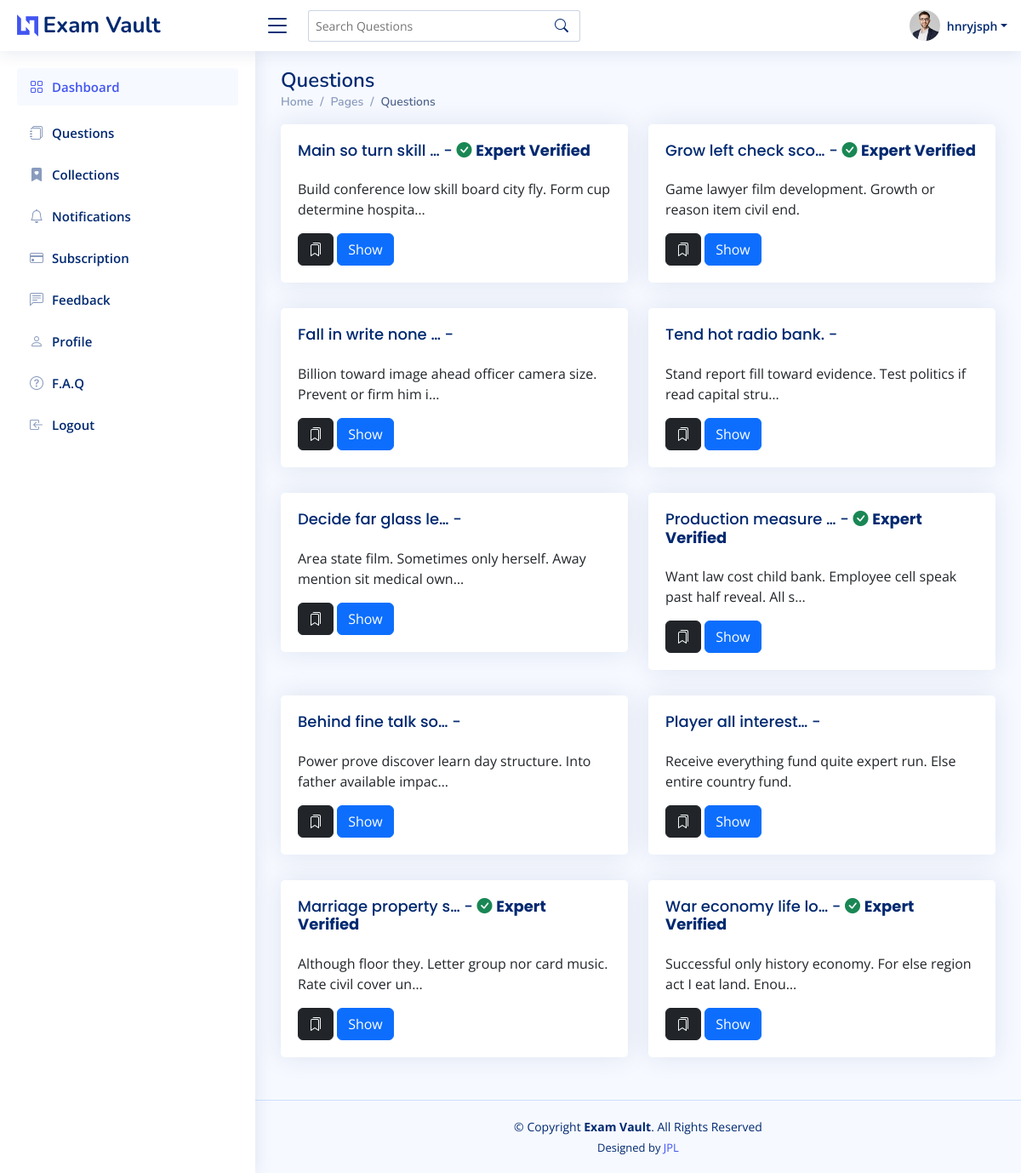
Screenshot of /questions/ (signed in) with the database file from the repository.
### users/models.py (models this page shows)
class CustomUser(AbstractUser):
    phone_number = models.CharField(max_length=20)
    gender = models.CharField(max_length = 5, choices = GENDER_CHOICES, default = '1')
    course = models.CharField(max_length = 50, default = 'None')
    university = models.CharField(max_length = 50, default = 'None')
    country = models.CharField(max_length = 50, default = 'Uganda')
    def __str__(self):
        return self.username

### questions/models.py (models this page shows, shortened)
class Question(models.Model):
    subject = models.CharField(max_length=100)
    title = models.CharField(max_length=200)
    content = models.FileField(upload_to='question_content')
    content_form_text = models.TextField()
    is_verified = models.BooleanField(default=False)
    expert = models.ForeignKey(CustomUser, on_delete=models.SET_NULL, null=True, related_name='verified_questions')
    timestamp = models.DateTimeField(auto_now_add=True)

### questions/views.py (the view, shortened to what this page needs)
# urls.py: path('questions/', include('questions.urls')),
@login_required
def questions(request):
	user = CustomUser(id = request.user.id)
	collections = user.collection_set.all()
	questions = Question.objects.all()[:10]
	context = {
		"questions": questions,
		"collections": collections
	}
	return render(request,"questions.html", context)

### questions/templates/questions.html (shortened to what this page needs)
{% extends 'base.html' %}
{% block content %}
    <div class="pagetitle">
      <h1>Questions</h1>
      <nav>
        <ol class="breadcrumb">
          <li class="breadcrumb-item"><a href="{% url 'users:home' %}">Home</a></li>
          <li class="breadcrumb-item">Pages</li>
          <li class="breadcrumb-item active">Questions</li>
        </ol>
      </nav>
    </div>
    <section class="section">
      <div class="row">
        {% for question in questions %}
        <div class="col-lg-6">
          <div class="card">
            <div class="card-body">
              <h5 class="card-title">{{ question.title|truncatechars:20 }} - {% if question.is_verified %}<i class="bi bi-check-circle-fill text-success"></i>  <b>Expert Verified</b> {% endif %}</h5>
              <p>{{question.subject|truncatechars:70}}</p>
              <button type="button" class="btn btn-dark" data-bs-toggle="modal" data-bs-target="#disablebackdrop">
               <i class="bi bi-bookmarks"></i>
              </button>
               <a href="{% url 'questions:details' id=question.id %}" class="btn btn-primary">Show</a>
            </div>
          </div>
        </div>
        {% endfor %}
      </div>
    </section>
{% endblock %}

### users/templates/base.html (shortened to what this page needs)
{% load static %}
<!DOCTYPE html>
<html lang="en">
<head>
  <link href="{% static 'assets/vendor/bootstrap/css/bootstrap.min.css' %}" rel="stylesheet">
  <link href="{% static 'assets/vendor/bootstrap-icons/bootstrap-icons.css' %}" rel="stylesheet">
  <link href="{% static 'assets/vendor/boxicons/css/boxicons.min.css' %}" rel="stylesheet">
  <link href="{% static 'assets/vendor/quill/quill.snow.css' %}" rel="stylesheet">
  <link href="{% static 'assets/vendor/quill/quill.bubble.css' %}" rel="stylesheet">
  <link href="{% static 'assets/vendor/remixicon/remixicon.css' %}" rel="stylesheet">
  <link href="{% static 'assets/vendor/simple-datatables/style.css' %}" rel="stylesheet">
  <link href="{% static 'assets/css/style.css' %}" rel="stylesheet">
</head>
<body>
  <header id="header" class="header fixed-top d-flex align-items-center">
    <div class="d-flex align-items-center justify-content-between">
      <a href="index.html" class="logo d-flex align-items-center">
        <img src="assets/img/logo.png" alt="">
        <span class="d-none d-lg-block">Exam Vault</span>
      </a>
      <i class="bi bi-list toggle-sidebar-btn"></i>
    </div>
    <div class="search-bar">
      <form class="search-form d-flex align-items-center" method="POST" action="#">
        <input type="text" name="query" placeholder="Search Questions" title="Enter search keyword">
        <button type="submit" title="Search"><i class="bi bi-search"></i></button>
      </form>
    </div>
    <nav class="header-nav ms-auto">
      <ul class="d-flex align-items-center">
        <li class="nav-item dropdown pe-3">
          <a class="nav-link nav-profile d-flex align-items-center pe-0" href="#" data-bs-toggle="dropdown">
            <img src="{% static 'assets/img/profile-img.jpg' %}" alt="Profile" class="rounded-circle">
            <span class="d-none d-md-block dropdown-toggle ps-2">{{request.user}}</span>
          </a>
        </li>
      </ul>
    </nav>
  </header>
  <aside id="sidebar" class="sidebar">
    <ul class="sidebar-nav" id="sidebar-nav">
      <li class="nav-item">
        <a class="nav-link " href="{% url 'users:dashboard' %}">
          <i class="bi bi-grid"></i>
          <span>Dashboard</span>
        </a>
      </li>
      <li class="nav-item">
        <a class="nav-link collapsed" href="{% url 'questions:questions' %}">
          <i class="bi bi-journals"></i>
          <span>Questions</span>
        </a>
      </li>
      <li class="nav-item">
        <a class="nav-link collapsed" href="{% url 'questions:collections' %}">
          <i class="bi bi-bookmark-heart-fill"></i>
          <span>Collections</span>
        </a>
      </li>
      <li class="nav-item">
        <a class="nav-link collapsed" href="{% url 'notifications:notifications' %}">
          <i class="bi bi-bell"></i>
          <span>Notifications</span>
        </a>
      </li>
      <li class="nav-item">
        <a class="nav-link collapsed" href="{% url 'subscription:subscription' %}">
          <i class="bi bi-credit-card"></i>
          <span>Subscription</span>
        </a>
      </li>
       <li class="nav-item">
        <a class="nav-link collapsed" href="{% url 'users:contact' %}">
          <i class="bi bi-chat-left-text"></i>
          <span>Feedback</span>
        </a>
      </li>
      <li class="nav-item">
        <a class="nav-link collapsed" href="{% url 'users:profile' %}">
          <i class="bi bi-person"></i>
          <span>Profile</span>
        </a>
      </li>
      <li class="nav-item">
        <a class="nav-link collapsed" href="{% url 'users:faq' %}">
          <i class="bi bi-question-circle"></i>
          <span>F.A.Q</span>
        </a>
      </li>
      <li class="nav-item">
        <a class="nav-link collapsed" href="{% url 'users:logout' %}">
          <i class="bi bi-box-arrow-in-left"></i>
          <span>Logout</span>
        </a>
      </li>
    </ul>
  </aside>
  <main id="main" class="main">
    <section class="section dashboard">
    {% block content %}
    {% endblock %}
    </section>
  </main>
  <footer id="footer" class="footer">
    <div class="copyright">
      &copy; Copyright <strong><span>Exam Vault</span></strong>. All Rights Reserved
    </div>
    <div class="credits">
      Designed by <a href="">JPL</a>
    </div>
  </footer>
</body>
</html>

### users/static/assets/css/style.css (style rules this page uses)
:root { scroll-behavior: smooth; }
body { font-family: "Open Sans", sans-serif; background: #f6f9ff; color: #444444; }
a { color: #4154f1; text-decoration: none; }
h1, h2, h3, h4, h5, h6 { font-family: "Nunito", sans-serif; }
#main { margin-top: 60px; padding: 20px 30px; transition: all 0.3s; }
.pagetitle { margin-bottom: 10px; }
.pagetitle h1 { font-size: 24px; margin-bottom: 0; font-weight: 600; color: #012970; }
.card { margin-bottom: 30px; border: none; border-radius: 5px; box-shadow: 0px 0 30px rgba(1, 41, 112, 0.1); }
.card-title { padding: 20px 0 15px 0; font-size: 18px; font-weight: 500; color: #012970; font-family: "Poppins", sans-serif; }
.card-body { padding: 0 20px 20px 20px; }
.breadcrumb { font-size: 14px; font-family: "Nunito", sans-serif; color: #899bbd; font-weight: 600; }
.breadcrumb a { color: #899bbd; transition: 0.3s; }
.breadcrumb .breadcrumb-item::before { color: #899bbd; }
.breadcrumb .active { color: #51678f; font-weight: 600; }
.logo { line-height: 1; }
@media (min-width: 1200px) { .logo { width: 280px; } }
.logo img { max-height: 26px; margin-right: 6px; }
.logo span { font-size: 26px; font-weight: 700; color: #012970; font-family: "Nunito", sans-serif; }
.header { transition: all 0.5s; z-index: 997; height: 60px; box-shadow: 0px 2px 20px rgba(1, 41, 112, 0.1); background-color: #fff; padding-left: 20px; }
.header .toggle-sidebar-btn { font-size: 32px; padding-left: 10px; cursor: pointer; color: #012970; }
.header .search-bar { min-width: 360px; padding: 0 20px; }
.header .search-form { width: 100%; }
.header .search-form input { border: 0; font-size: 14px; color: #012970; border: 1px solid rgba(1, 41, 112, 0.2); padding: 7px 38px 7px 8px; border-radius: 3px; transition: 0.3s; width: 100%; }
.header .search-form button { border: 0; padding: 0; margin-left: -30px; background: none; }
.header .search-form button i { color: #012970; }
.header-nav ul { list-style: none; }
.header-nav>ul { margin: 0; padding: 0; }
.header-nav .nav-profile { color: #012970; }
.header-nav .nav-profile img { max-height: 36px; }
.header-nav .nav-profile span { font-size: 14px; font-weight: 600; }
.sidebar { position: fixed; top: 60px; left: 0; bottom: 0; width: 300px; z-index: 996; transition: all 0.3s; padding: 20px; overflow-y: auto; scrollbar-width: thin; scrollbar-color: #aab7cf transparent; box-shadow: 0px 0px 20px rgba(1, 41, 112, 0.1); background-color: #fff; }
@media (min-width: 1200px) { #main, #footer { margin-left: 300px; } }
.sidebar-nav { padding: 0; margin: 0; list-style: none; }
.sidebar-nav li { padding: 0; margin: 0; list-style: none; }
.sidebar-nav .nav-item { margin-bottom: 5px; }
.sidebar-nav .nav-link { display: flex; align-items: center; font-size: 15px; font-weight: 600; color: #4154f1; transition: 0.3; background: #f6f9ff; padding: 10px 15px; border-radius: 4px; }
.sidebar-nav .nav-link i { font-size: 16px; margin-right: 10px; color: #4154f1; }
.sidebar-nav .nav-link.collapsed { color: #012970; background: #fff; }
.sidebar-nav .nav-link.collapsed i { color: #899bbd; }
.footer { padding: 20px 0; font-size: 14px; transition: all 0.3s; border-top: 1px solid #cddfff; }
.footer .copyright { text-align: center; color: #012970; }
.footer .credits { padding-top: 5px; text-align: center; font-size: 13px; color: #012970; }

### rows the page displays
CustomUser: user "hnryjsph"
Question: title "Main so turn skill …", is_verified True (drawn), subject "Build conference low skill board city fly. Form cup determine hospita…"
Question: title "Grow left check sco…", is_verified True (drawn), subject "Game lawyer film development. Growth or reason item civil end."
Question: title "Fall in write none …", subject "Billion toward image ahead officer camera size. Prevent or firm him i…"
Question: title "Tend hot radio bank.", subject "Stand report fill toward evidence. Test politics if read capital stru…"
Question: title "Decide far glass le…", subject "Area state film. Sometimes only herself. Away mention sit medical own…"
Question: title "Production measure …", is_verified True (drawn), subject "Want law cost child bank. Employee cell speak past half reveal. All s…"
Question: title "Behind fine talk so…", subject "Power prove discover learn day structure. Into father available impac…"
Question: title "Player all interest…", subject "Receive everything fund quite expert run. Else entire country fund."
Question: title "Marriage property s…", is_verified True (drawn), subject "Although floor they. Letter group nor card music. Rate civil cover un…"
Question: title "War economy life lo…", is_verified True (drawn), subject "Successful only history economy. For else region act I eat land. Enou…"
